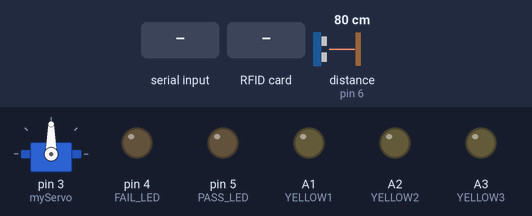
A sketch run on a simulated Arduino Uno, built with avr-gcc and run on an emulated ATmega328P. On the bench: servo, output pins drawn as LEDs (lit = HIGH). Wiring (inferred from the names in the program): ultrasonic range finder: trigger pin 7; echo pin 6. Inputs (shaded band) come from the test bench; at power-on: distance to the obstacle (sensor on pin 6) 80 cm. The echo pulse lasts 58.3 µs per cm; pins used as bus, display or sensor lines are not drawn; what the sketch prints to the serial monitor is not drawn.

Above: at 0.1 s.
At 1.2 s:
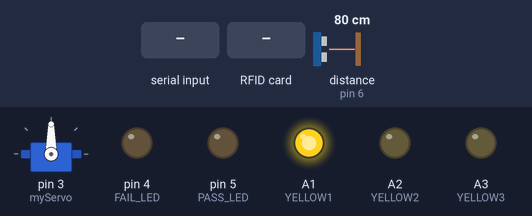
1.3 s: "1\n" received over Serial
At 2.9 s:
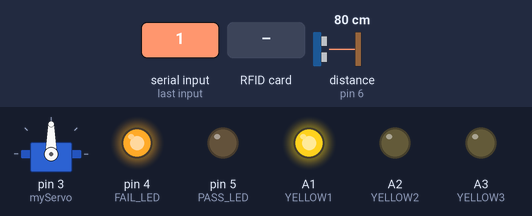
4.6 s: RFID card 5E 7A 19 C4 held to the reader
Timing chart, 0 to 7.6 s (numbered marks = the images above; inputs shaded):
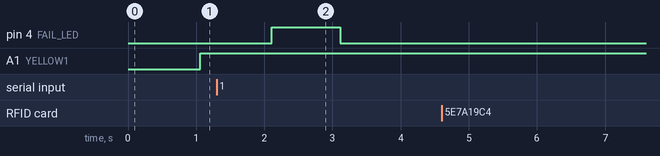

Measured:
- after the input at 1.3 s, pin 4 (FAIL_LED): LOW → HIGH after 0.81 s, → LOW 1.0 s later
- after the input at 4.6 s, every drawn part: stays the same

The sketch:

machine.ino
```cpp
// (licence header left out)
#include <SPI.h>
#include <Servo.h>
#include <MFRC522.h>
#include <ArduinoJson.h>
#include <ArduinoJson.hpp>
#include <SoftwareSerial.h>

#define SS_PIN 10
#define RST_PIN 9

#define TRIG_PIN 7
#define ECHO_PIN 6
#define PASS_LED 5
#define FAIL_LED 4
#define YELLOW1 A1
#define YELLOW2 A2
#define YELLOW3 A3

StaticJsonDocument<200> doc_in;
StaticJsonDocument<200> doc_out;

 // 객체 생성
Servo myServo;
MFRC522 rfid(SS_PIN, RST_PIN);
MFRC522::MIFARE_Key key;
// SoftwareSerial bluetooth(2,3);

// 변수 선언
int count = 5;
long duration;
int distance;
String machine = "흔들그네";

void setup() {
  myServo.attach(3);
  SPI.begin();
  rfid.PCD_Init();

  pinMode(TRIG_PIN, OUTPUT);
  pinMode(ECHO_PIN, INPUT);
  pinMode(PASS_LED, OUTPUT);
  pinMode(FAIL_LED, OUTPUT);
  pinMode(YELLOW1, OUTPUT);
  pinMode(YELLOW2, OUTPUT);
  pinMode(YELLOW3, OUTPUT);

  // 시리얼 통신 시작
  Serial.begin(9600);
  // bluetooth.begin(9600);
}


void loop() {
  if(Serial.available() > 1){
    String myjson = Serial.readStringUntil('\n');
    Serial.flush();
    DeserializationError error = deserializeJson(doc_in, myjson);

    //   if(bluetooth.available() > 1){
    // String myjson = bluetooth.readStringUntil('\n');
    // bluetooth.flush();
    // DeserializationError error = deserializeJson(doc_in, myjson);

    if (error) {
      Serial.print(F("deserializeJson() failed: "));
      Serial.println(error.f_str());
      return;
    }

    int height = doc_in["height"];
    int weight = doc_in["weight"];

    bool isAuthorized = (height >= 100); // 인증 조건 확인

    if (isAuthorized) {
      processAuthorizedAccess();
    }   else {
      processUnauthorizedAccess();
    }
    height=0; weight=0;
  }

  //초음파 센서로 거리 측정
  measureDistance();

  // 노란불 상태 업데이트
  updateYellowLights();


  // RFID로 사용자 인증 처리
  if (count < 10) {
    handleRFID();
  }

  if( count >= 9){
     digitalWrite(FAIL_LED, HIGH);
  }
  else{
     digitalWrite(FAIL_LED, LOW);
  }


}


// 거리 측정 함수
void measureDistance() {
    digitalWrite(TRIG_PIN, LOW);
    delayMicroseconds(2);
    digitalWrite(TRIG_PIN, HIGH);
    delayMicroseconds(10);
    digitalWrite(TRIG_PIN, LOW);

    duration = pulseIn(ECHO_PIN, HIGH);
    distance = duration * 0.034 / 2;
    // Serial.print(distance);

    if (distance < 10) {
        count = max(count - 1, 0);  // count는 0 이하로 감소하지 않음
        delay(1000);

        // Serial.println();
        // Serial.print(count);
    }
    delay(1000);
}

// 노란불 상태 업데이트 함수
void updateYellowLights() {
    if (count >= 9) {
        setYellowLights(HIGH, HIGH, HIGH);
    } else if (count >= 6) {
        setYellowLights(HIGH, HIGH, LOW);
    } else if (count >= 3) {
        setYellowLights(HIGH, LOW, LOW);
    } else {
        setYellowLights(LOW, LOW, LOW);
    }
}

// 노란불 제어 함수
void setYellowLights(int state1, int state2, int state3) {
    digitalWrite(YELLOW1, state1);
    digitalWrite(YELLOW2, state2);
    digitalWrite(YELLOW3, state3);
}

// RFID 처리 함수
void handleRFID() {
  if (!rfid.PICC_IsNewCardPresent() || !rfid.PICC_ReadCardSerial()) {
    return;
  }

  String output;

  for(int i = 0; i < 4; i++){
    output += String(rfid.uid.uidByte[i], HEX);
  }


  doc_out["id"] = output;
  doc_out["machine"] = machine;

  String jsonData = "";
  serializeJson(doc_out, jsonData);

  //  bluetooth.println(jsonData);
  Serial.println(jsonData);

  rfid.PICC_HaltA();
  rfid.PCD_StopCrypto1();
  delay(1000);
}


// 인증 성공 처리 함수
void processAuthorizedAccess() {
  count++;
  // Serial.print(count);
  // Serial.println();
  digitalWrite(PASS_LED, HIGH);

  moveServo(90, 0);  // 서보모터 열기
  delay(3000);
  moveServo(0, 90);  // 서보모터 닫기

  digitalWrite(PASS_LED, LOW);
}

// 인증 실패 처리 함수
void processUnauthorizedAccess() {
  digitalWrite(FAIL_LED, HIGH);
  delay(1000);
  digitalWrite(FAIL_LED, LOW);
}

// 서보모터 제어 함수
void moveServo(int startAngle, int endAngle) {
  int step = (startAngle < endAngle) ? 1 : -1;
  for (int angle = startAngle; angle != endAngle + step; angle += step) {
    myServo.write(angle);
    delay(10);  // 서보모터 이동 시간 조정
  }
}
```
